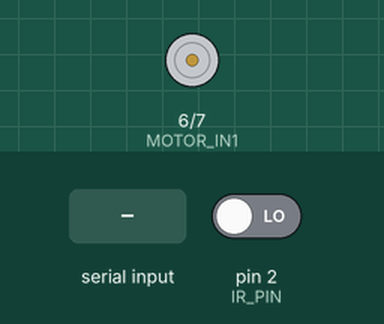
A sketch run on a simulated Arduino Uno, built with avr-gcc and run on an emulated ATmega328P. On the bench: motor-driver pin pairs drawn as motors (green arrow = first pin HIGH = forward, orange = second pin HIGH = backward, longer = more drive, scaled by the enable pin). The inputs (shaded band) are chosen by the test bench; at power-on: pin 2 (IR_PIN) LOW. What the sketch prints to the serial monitor is not drawn.

Above: at 1.2 s.
1.3 s: "START\n" received over Serial
At 2.0 s:
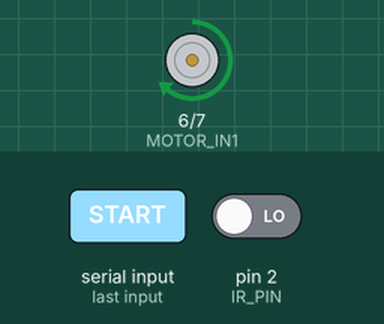
2.8 s: "STOP\n" received over Serial
At 3.2 s:
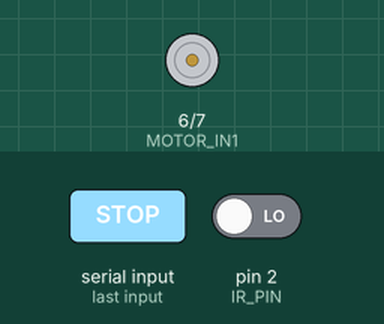
Timing chart, 0 to 5.8 s (numbered marks = the images above; inputs shaded):
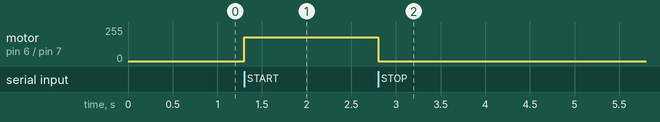

Measured:
- after the input at 1.3 s, motor on pin 6 (MOTOR_IN1) / pin 7 (MOTOR_IN2): stopped → forward 180/255 at once
- after the input at 2.8 s, motor on pin 6 (MOTOR_IN1) / pin 7 (MOTOR_IN2): forward 180/255 → stopped at once

The sketch:

conveyor_controller.ino
```cpp
// Simple serial-controlled conveyor controller.
// Commands from Python: START, STOP.
// IR sensor event: sends OBJECT_DETECTED once per object.

const int MOTOR_EN = 5;
const int MOTOR_IN1 = 6;
const int MOTOR_IN2 = 7;
const int IR_PIN = 2;

bool conveyorRunning = false;
bool objectLatched = false;

void startConveyor() {
  digitalWrite(MOTOR_IN1, HIGH);
  digitalWrite(MOTOR_IN2, LOW);
  analogWrite(MOTOR_EN, 180);
  conveyorRunning = true;
}

void stopConveyor() {
  analogWrite(MOTOR_EN, 0);
  digitalWrite(MOTOR_IN1, LOW);
  digitalWrite(MOTOR_IN2, LOW);
  conveyorRunning = false;
}

void setup() {
  pinMode(MOTOR_EN, OUTPUT);
  pinMode(MOTOR_IN1, OUTPUT);
  pinMode(MOTOR_IN2, OUTPUT);
  pinMode(IR_PIN, INPUT);
  Serial.begin(115200);
  stopConveyor();
}

void loop() {
  if (Serial.available()) {
    String cmd = Serial.readStringUntil('\n');
    cmd.trim();
    if (cmd == "START") startConveyor();
    else if (cmd == "STOP") stopConveyor();
  }

  bool detected = digitalRead(IR_PIN) == LOW; // change if sensor logic is inverted
  if (detected && !objectLatched) {
    objectLatched = true;
    stopConveyor();
    Serial.println("OBJECT_DETECTED");
  }
  if (!detected) objectLatched = false;
}
```
